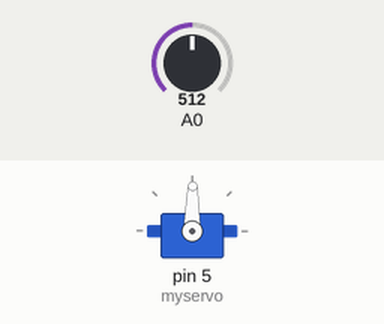
The sketch below on a simulated Arduino Uno, built with avr-gcc and run on an emulated ATmega328P. Shown: servo. The inputs (shaded band) are chosen by the test bench; at power-on: A0 = 512.

Above: at 1.3 s.
1.4 s: A0 set to 716
At 2.3 s:
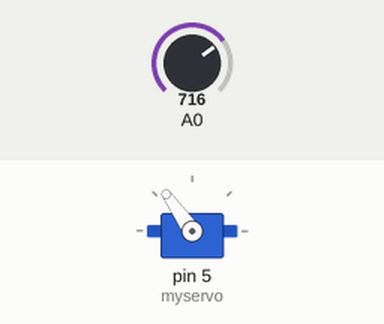
3.0 s: A0 set to 900
At 3.4 s:
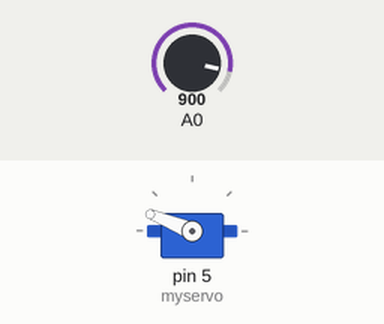
4.5 s: A0 set to 1023
At 5.7 s:
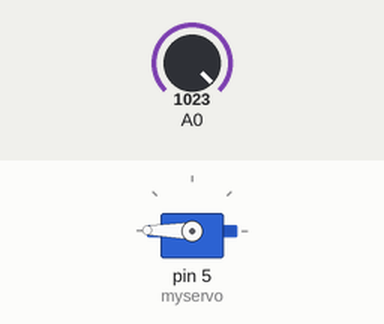
6.0 s: A0 set to 306
At 7.0 s:
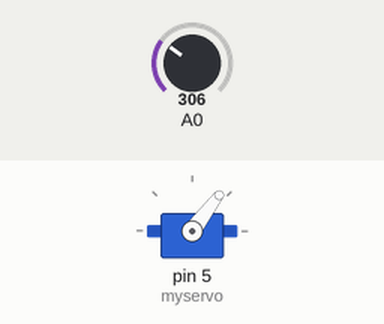
7.5 s: A0 set to 122
At 8.2 s:
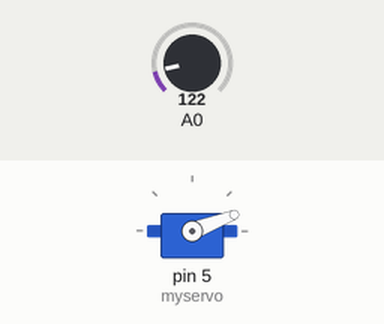
9.0 s: A0 set to 511
At 9.3 s:
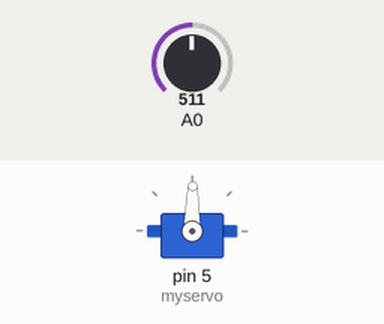
Timing chart, 0 to 11.5 s (numbered marks = the images above; inputs shaded):
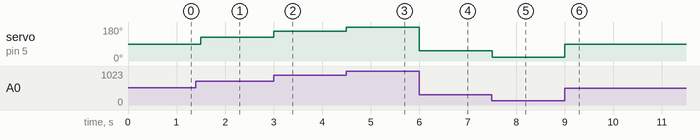

The sketch:

s28.ino
```cpp
#include <Servo.h>

Servo myservo;
void setup() {
  Serial.begin(90);
  myservo.attach(5);
}

void loop() {
  int val = analogRead(A0);
  val = map(val, 0, 1025, 0, 180);
  myservo.write(val);
  delay(500);
}
```

Measured:
- after the input at 1.4 s, servo on pin 5 (myservo): 89° → 125° after 0.10 s
- after the input at 3.0 s, servo on pin 5 (myservo): 125° → 158° at once
- after the input at 4.5 s, servo on pin 5 (myservo): 158° → 179° at once
- after the input at 6.0 s, servo on pin 5 (myservo): 179° → 53° at once
- after the input at 7.5 s, servo on pin 5 (myservo): 53° → 21° at once
- after the input at 9.0 s, servo on pin 5 (myservo): 21° → 89° at once
